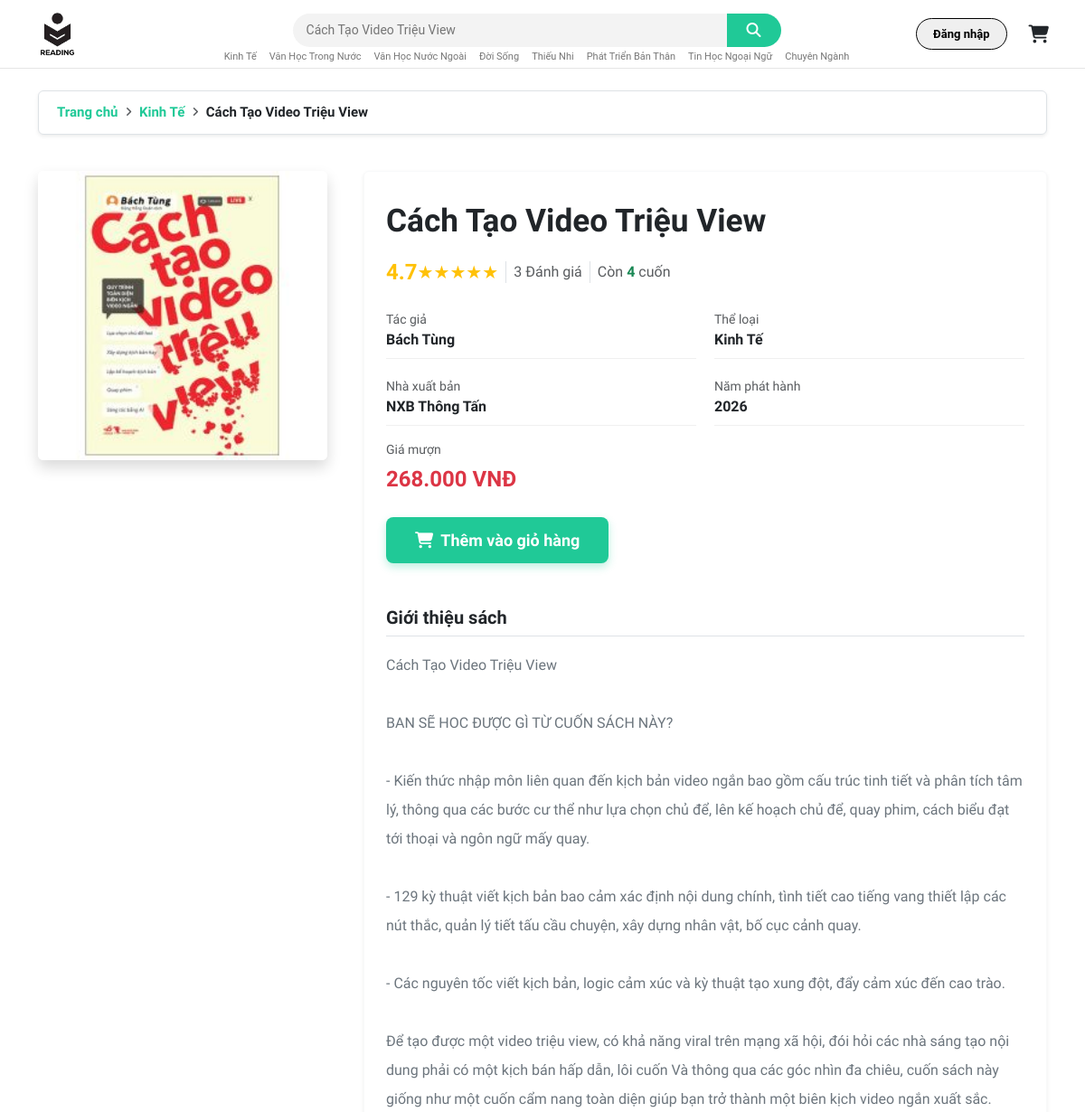
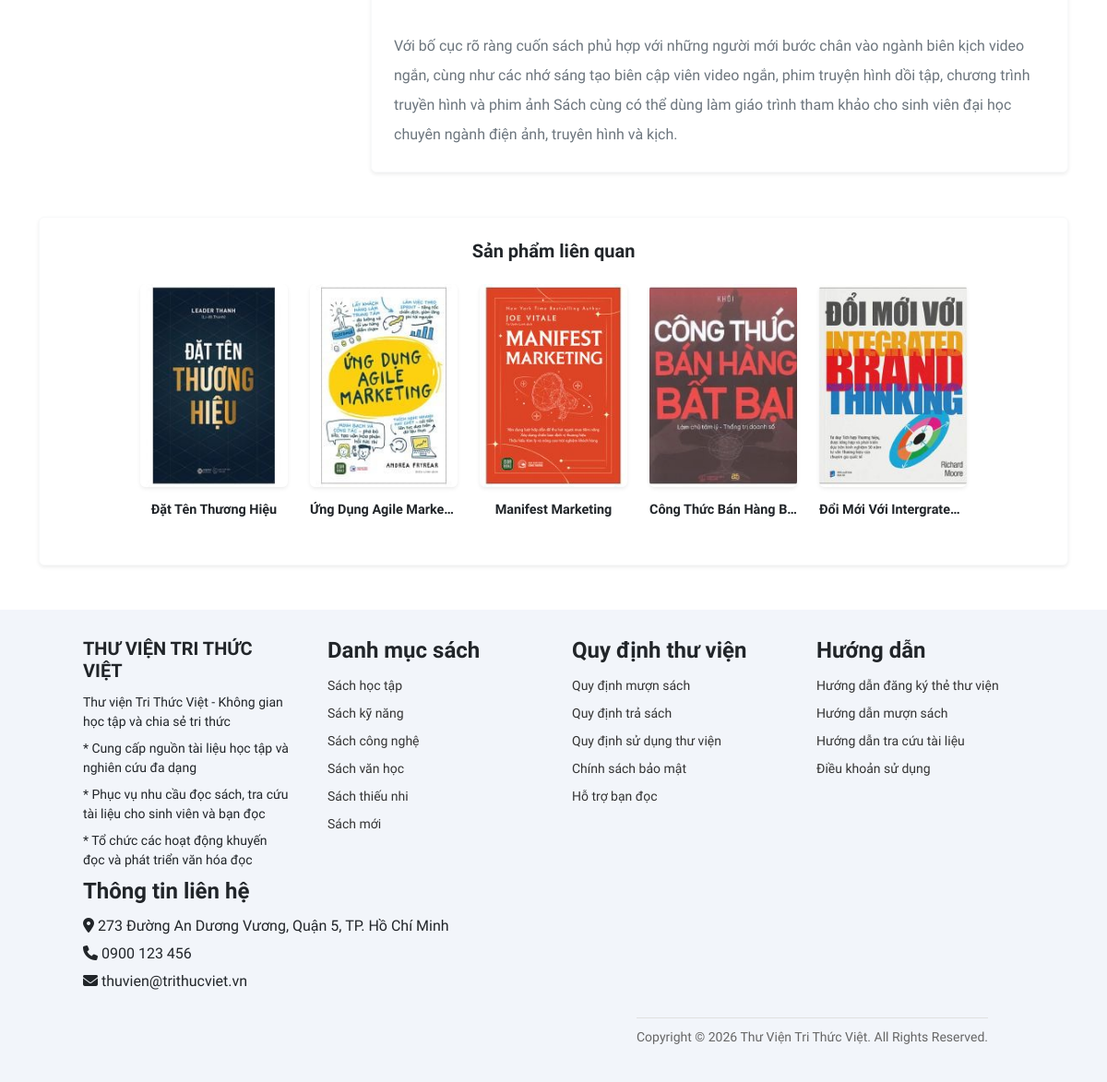
Page /index.php?page=book_detail&madausach=DS001 on the committed database (2 pictures, top to bottom).
### tables this page shows
CREATE TABLE `dausach` (
  `madausach` varchar(50) NOT NULL,
  `tensach` varchar(255) DEFAULT NULL,
  `namxuatban` int(11) DEFAULT NULL,
  `dongia` decimal(12,2) DEFAULT NULL,
  `matacgia` varchar(50) DEFAULT NULL,
  `matheloai` varchar(50) DEFAULT NULL,
  `manxb` varchar(50) DEFAULT NULL,
  `mota` text DEFAULT NULL,
  `anhbia` varchar(255) DEFAULT NULL
);

CREATE TABLE `theloai` (
  `matheloai` varchar(50) NOT NULL,
  `tentheloai` varchar(255) DEFAULT NULL
);

CREATE TABLE `tacgia` (
  `matacgia` varchar(50) NOT NULL,
  `tentacgia` varchar(255) DEFAULT NULL
);

CREATE TABLE `nhaxuatban` (
  `manxb` varchar(50) NOT NULL,
  `tennxb` varchar(255) DEFAULT NULL,
  `diachi` varchar(255) DEFAULT NULL,
  `sdt` varchar(20) DEFAULT NULL,
  `email` varchar(100) DEFAULT NULL
);

### layout/book_detail.php (the view, shortened to what this page needs)
<?php
$db = ConnectDB::getInstance();
$madausach = isset($_GET['madausach']) ? $_GET['madausach'] : 'DS001';
$book = null;
$related_books = [];
$error_msg = null;
$fake_ratings = [
    'DS001' => ['sao' => 4.7, 'luot' => 3],
    'DS002' => ['sao' => 5.0, 'luot' => 11],
    'DS003' => ['sao' => 4.5, 'luot' => 8]
];
$has_rating = isset($fake_ratings[$madausach]);
$sao = $has_rating ? $fake_ratings[$madausach]['sao'] : 0;
$luot = $has_rating ? $fake_ratings[$madausach]['luot'] : 0;
try {
    $conn = $db->getConnection();
    $sql_book = "SELECT
                    ds.tensach, ds.anhbia, ds.namxuatban, ds.mota, ds.dongia,
                    tg.tentacgia,
                    tl.tentheloai, tl.matheloai,
                    nxb.tennxb
                FROM DauSach ds
                LEFT JOIN TacGia tg ON ds.matacgia = tg.matacgia
                LEFT JOIN TheLoai tl ON ds.matheloai = tl.matheloai
                LEFT JOIN NhaXuatBan nxb ON ds.manxb = nxb.manxb
                WHERE ds.madausach = ?";
    $stmt_book = $conn->prepare($sql_book);
    $stmt_book->bind_param("s", $madausach);
    $stmt_book->execute();
    $result_book = $stmt_book->get_result();
    $book = $result_book->fetch_assoc();
    if ($book) {
        $matheloai = $book['matheloai'];
        $sql_stock = "SELECT COUNT(*) as soluong_con FROM cuonsach WHERE madausach = ? AND trangthai = 'SanSang'";
        $stmt_stock = $conn->prepare($sql_stock);
        $stmt_stock->bind_param("s", $madausach);
        $stmt_stock->execute();
        $stock_data = $stmt_stock->get_result()->fetch_assoc();
        $soluong_con = $stock_data ? $stock_data['soluong_con'] : 0;
        $sql_related = "SELECT * FROM DauSach WHERE matheloai = ? AND madausach != ? LIMIT 5";
        $stmt_related = $conn->prepare($sql_related);
        $stmt_related->bind_param("ss", $matheloai, $madausach);
        $stmt_related->execute();
        $result_related = $stmt_related->get_result();
        $related_books = $result_related->fetch_all(MYSQLI_ASSOC);
    }
} catch (Exception $e) {
    $error_msg = $e->getMessage();
}
?>
<link rel="stylesheet" href="/assets/css/book_detail.css">
<div class="container pt-4 pb-5 book-container">
    <?php if ($error_msg): ?>
        <div class="alert alert-danger text-center">Lỗi: <?= $error_msg ?></div>
    <?php elseif (!$book): ?>
        <div class="alert alert-warning text-center">
            <h3>Không tìm thấy cuốn sách nào có mã: <strong><?= htmlspecialchars($madausach) ?></strong></h3>
        </div>
    <?php else: ?>
        <div class="mb-4">
            <div class="border rounded bg-white d-flex align-items-center shadow-sm" style="padding: 12px 20px; font-size: 15px;">
                <a href="/index.php" class="text-decoration-none fw-semibold" style="color: #20c997;">Trang chủ</a>
                <i class="fa-solid fa-angle-right text-muted" style="margin: 0 8px; font-size: 12px;"></i>
                <a href="/index.php?page=books&loai=<?= htmlspecialchars($book['matheloai']) ?>" class="text-decoration-none fw-semibold" style="color: #20c997;">
                    <?= htmlspecialchars($book['tentheloai'] ?: 'Danh mục') ?>
                </a>
                <i class="fa-solid fa-angle-right text-muted" style="margin: 0 8px; font-size: 12px;"></i>
                <span class="text-dark fw-bold"><?= htmlspecialchars($book['tensach']) ?></span>
            </div>
        </div>
    <div class="book-details-container" style="margin-top: 40px;">
        <div class="book-cover-column">
            <img src="/assets/img/books/<?= htmlspecialchars($book['anhbia'] ?: 'demo.jpg') ?>" alt="Bìa sách" class="book-cover rounded shadow">
        </div>
        <div class="book-info-column">
            <div class="shadow-sm bg-white p-4 rounded mb-4 border border-light">
                <h1 class="book-title fw-bold text-dark"><?= htmlspecialchars($book['tensach']) ?></h1>
                <div class="average-rating-container my-3">
                    <span class="average-rating-number book-rating fs-4 fw-bold text-warning"><?= number_format($sao, 1) ?></span>
                    <span class="average-rating-stars text-warning fs-5">
                        <?php
                        for ($i = 1; $i <= 5; $i++) {
                            echo ($i <= round($sao)) ? '★' : '<span style="color: #e4e5e9;">★</span>';
                        }
                        ?>
                    </span>
                    <span class="average-rating-text text-muted ms-2 border-start ps-2"><?= $luot ?> Đánh giá</span>
                    <span class="text-muted ms-2 border-start ps-2">
                        <?php if ($soluong_con > 0): ?>
                            Còn <strong class="text-success"><?= $soluong_con ?></strong> cuốn
                        <?php else: ?>
                            <strong class="text-danger">Tạm hết sách</strong>
                        <?php endif; ?>
                    </span>
                </div>
                <div class="book-info-grid mt-4">
                    <div class="info-group">
                        <div class="lbl text-muted small">Tác giả</div>
                        <div class="val fw-bold text-dark"><?= htmlspecialchars($book['tentacgia'] ?: 'Đang cập nhật') ?></div>
                    </div>
                    <div class="info-group">
                        <div class="lbl text-muted small">Thể loại</div>
                        <div class="val fw-bold text-dark"><?= htmlspecialchars($book['tentheloai'] ?: 'Đang cập nhật') ?></div>
                    </div>
                    <div class="info-group">
                        <div class="lbl text-muted small">Nhà xuất bản</div>
                        <div class="val fw-bold text-dark"><?= htmlspecialchars($book['tennxb'] ?: 'Đang cập nhật') ?></div>
                    </div>
                    <div class="info-group">
                        <div class="lbl text-muted small">Năm phát hành</div>
                        <div class="val fw-bold text-dark"><?= htmlspecialchars($book['namxuatban'] ?: 'Đang cập nhật') ?></div>
                    </div>
                </div>
                <div class="mt-3 mb-4">
                    <div class="lbl text-muted small mb-1">Giá mượn</div>
                    <div class="val text-danger fw-bold fs-4"><?= number_format($book['dongia'], 0, ',', '.') ?> VNĐ</div>
                </div>
                <button id="btn-add-cart" data-id="<?= htmlspecialchars($madausach) ?>" class="btn-cart-custom">
                    <i class="fa-solid fa-cart-shopping me-2"></i> Thêm vào giỏ hàng
                </button>
                <div class="book-desc-section book-desc mt-5">
                    <h5 class="fw-bold border-bottom pb-2 text-dark">Giới thiệu sách</h5>
                    <div class="mt-3 text-secondary lh-lg">
                        <?= nl2br(htmlspecialchars($book['mota'] ?: 'Chưa có thông tin giới thiệu.')) ?>
                    </div>
                </div>
            </div>
        </div>
    </div>
    <?php if (!empty($related_books)): ?>
    <div class="related-books-section shadow-sm bg-white p-4 rounded mt-4 border border-light">
        <h5 class="section-title fw-bold mb-4 text-dark text-center">Sản phẩm liên quan</h5>
        <div class="book-thumbnail-grid d-flex gap-4 overflow-auto pb-2 justify-content-center">
            <?php foreach ($related_books as $related_book): ?>
            <a href="/index.php?page=book_detail&madausach=<?= htmlspecialchars($related_book['madausach']) ?>" class="book-thumbnail-card text-decoration-none text-dark flex-shrink-0" style="width: 160px; border: none; box-shadow: none;">
                <img src="/assets/img/books/<?= htmlspecialchars($related_book['anhbia'] ?: 'demo.jpg') ?>" alt="Bìa sách" class="img-fluid rounded mb-3 w-100 shadow-sm" style="height: 220px; object-fit: cover;">
                <h6 class="text-center text-truncate fw-semibold" style="max-width: 160px; font-size: 0.9rem;"><?= htmlspecialchars($related_book['tensach']) ?></h6>
            </a>
            <?php endforeach; ?>
        </div>
    </div>
    <?php endif; ?>
    <?php endif; ?>
</div>

### assets/css/books.css (style rules this page uses)
.book-cover { border-radius: 6px; overflow: hidden; }
.book-title { margin-top: 8px; font-size: 13px; color: #222; font-weight: 500; display: -webkit-box; -webkit-line-clamp: 2; -webkit-box-orient: vertical; overflow: hidden; text-align: center; }

### assets/css/login.css (style rules this page uses)
* { box-sizing: border-box; margin: 0; padding: 0; }

### assets/css/responsive.css (style rules this page uses)
img { max-width: 100% !important; height: auto; }
body, html { overflow-x: hidden; }

### assets/css/book_detail.css (style rules this page uses)
.book-details-container { display: flex; gap: 40px; align-items: flex-start; margin-top: 40px; }
.book-cover-column { flex: 0 0 320px; position: sticky; top: 85px; text-align: center; }
.book-cover-column .book-cover { width: 100%; height: auto; object-fit: cover; }
.book-info-column { flex: 1; text-align: left !important; }
.book-title { text-align: left !important; font-size: 2.2rem; line-height: 1.3; }
.average-rating-container { display: flex; align-items: center; flex-wrap: wrap; justify-content: flex-start; }
.book-info-grid { display: grid; grid-template-columns: repeat(2, 1fr); gap: 20px; }
.info-group { border-bottom: 1px solid #f0f0f0; padding-bottom: 8px; text-align: left; }
.book-desc-section h5, .book-desc-section div { text-align: left !important; }
.book-thumbnail-card { transition: transform 0.3s ease, box-shadow 0.3s ease; border-radius: 8px; padding-bottom: 10px; }
.btn-cart-custom { background-color: #20c997; color: white; border: none; padding: 12px 32px; font-weight: 900; font-size: 18px; border-radius: 8px; transition: all 0.3s ease; display: inline-flex; align-items: center; justify-content: center; min-width: 220px; cursor: pointer; box-shadow: 0 4px 10px rgba(32, 201, 151, 0.3); }

### rows in the picture
dausach: matheloai.tentheloai "Kinh Tế", tensach "Cách Tạo Video Triệu View", anhbia (picture), matacgia.tentacgia "Bách Tùng", manxb.tennxb "NXB Thông Tấn", namxuatban "2026", dongia "268.000", mota "Cách Tạo Video Triệu View BAN SẼ HOC ĐƯỢC GÌ TỪ CUỐN SÁCH NÀY? - Kiến thức nhập môn liên quan đến kịch bản video ngắn bao gồm cấu trúc tinh tiết và phân tích tâm lý, thông qua các bước cư thể như lựa chọn chủ để, lên kế hoạch chủ để, quay phim, cách biểu đạt tới thoại và ngôn ngữ mấy quay. - 129 kỳ thuật viết kịch bản bao cảm xác định nội dung chính, tình tiết cao tiếng vang thiết lập các nút thắc, quản lý tiết tấu cầu chuyện, xây dựng nhân vật, bố cục cảnh quay. - Các nguyên tốc viết kịch bản, logic cảm xúc và kỳ thuật tạo xung đột, đẩy cảm xúc đến cao trào. Để tạo được một video triệu view, có khả năng viral trên mạng xã hội, đói hỏi các nhà sáng tạo nội dung phải có một kịch bán hấp dẫn,…"
dausach: anhbia (picture), tensach "Đặt Tên Thương Hiệu"
dausach: anhbia (picture), tensach "Ứng Dụng Agile Marke…"
dausach: anhbia (picture), tensach "Manifest Marketing"
dausach: anhbia (picture), tensach "Công Thức Bán Hàng B…"
dausach: anhbia (picture), tensach "Đổi Mới Với Intergrate…"

### other values in the picture
$sao "4.7"
$luot "3"
$soluong_con "4"
